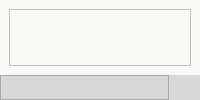
        <widget class="QFrame" name="frame_center">
         <property name="sizePolicy">
          <sizepolicy hsizetype="Expanding" vsizetype="Expanding">
           <horstretch>0</horstretch>
           <verstretch>0</verstretch>
          </sizepolicy>
         </property>
         <property name="palette">
          <palette>
           <active>
            <colorrole role="WindowText">
             <brush brushstyle="SolidPattern">
              <color alpha="255">
               <red>0</red>
               <green>0</green>
               <blue>0</blue>
              </color>
             </brush>
            </colorrole>
            <colorrole role="Button">
             <brush brushstyle="SolidPattern">
              <color alpha="255">
               <red>255</red>
               <green>255</green>
               <blue>255</blue>
              </color>
             </brush>
            </colorrole>
            <colorrole role="Text">
             <brush brushstyle="SolidPattern">
              <color alpha="255">
               <red>0</red>
               <green>0</green>
               <blue>0</blue>
              </color>
             </brush>
            </colorrole>
            <colorrole role="ButtonText">
             <brush brushstyle="SolidPattern">
              <color alpha="255">
               <red>0</red>
               <green>0</green>
               <blue>0</blue>
              </color>
             </brush>
            </colorrole>
            <colorrole role="Base">
             <brush brushstyle="SolidPattern">
              <color alpha="255">
               <red>255</red>
               <green>255</green>
               <blue>255</blue>
              </color>
             </brush>
            </colorrole>
            <colorrole role="Window">
             <brush brushstyle="SolidPattern">
              <color alpha="255">
               <red>255</red>
               <green>255</green>
               <blue>255</blue>
              </color>
             </brush>
            </colorrole>
           </active>
           <inactive>
            <colorrole role="WindowText">
             <brush brushstyle="SolidPattern">
              <color alpha="255">
               <red>0</red>
               <green>0</green>
               <blue>0</blue>
              </color>
             </brush>
            </colorrole>
            <colorrole role="Button">
             <brush brushstyle="SolidPattern">
              <color alpha="255">
               <red>255</red>
               <green>255</green>
               <blue>255</blue>
              </color>
             </brush>
            </colorrole>
            <colorrole role="Text">
             <brush brushstyle="SolidPattern">
              <color alpha="255">
               <red>0</red>
               <green>0</green>
               <blue>0</blue>
              </color>
             </brush>
            </colorrole>
            <colorrole role="ButtonText">
             <brush brushstyle="SolidPattern">
              <color alpha="255">
               <red>0</red>
               <green>0</green>
               <blue>0</blue>
              </color>
             </brush>
            </colorrole>
            <colorrole role="Base">
             <brush brushstyle="SolidPattern">
              <color alpha="255">
               <red>255</red>
               <green>255</green>
               <blue>255</blue>
              </color>
             </brush>
            </colorrole>
            <colorrole role="Window">
             <brush brushstyle="SolidPattern">
              <color alpha="255">
               <red>255</red>
               <green>255</green>
               <blue>255</blue>
              </color>
             </brush>
            </colorrole>
           </inactive>
           <disabled>
            <colorrole role="WindowText">
             <brush brushstyle="SolidPattern">
              <color alpha="255">
               <red>0</red>
               <green>0</green>
               <blue>0</blue>
              </color>
             </brush>
            </colorrole>
            <colorrole role="Button">
             <brush brushstyle="SolidPattern">
              <color alpha="255">
               <red>255</red>
               <green>255</green>
               <blue>255</blue>
              </color>
             </brush>
            </colorrole>
            <colorrole role="Text">
             <brush brushstyle="SolidPattern">
              <color alpha="255">
               <red>0</red>
               <green>0</green>
               <blue>0</blue>
              </color>
             </brush>
            </colorrole>
            <colorrole role="ButtonText">
             <brush brushstyle="SolidPattern">
              <color alpha="255">
               <red>0</red>
               <green>0</green>
               <blue>0</blue>
              </color>
             </brush>
            </colorrole>
            <colorrole role="Base">
             <brush brushstyle="SolidPattern">
              <color alpha="255">
               <red>255</red>
               <green>255</green>
               <blue>255</blue>
              </color>
             </brush>
            </colorrole>
            <colorrole role="Window">
             <brush brushstyle="SolidPattern">
              <color alpha="255">
               <red>255</red>
               <green>255</green>
               <blue>255</blue>
              </color>
             </brush>
            </colorrole>
           </disabled>
          </palette>
         </property>
         <property name="styleSheet">
          <string notr="true">background-color: rgb(255, 255, 255);</string>
         </property>
         <property name="frameShape">
          <enum>QFrame::NoFrame</enum>
         </property>
         <property name="frameShadow">
          <enum>QFrame::Raised</enum>
         </property>
         <layout class="QHBoxLayout" name="horizontalLayout_2">
          <property name="spacing">
           <number>0</number>
          </property>
          <property name="leftMargin">
           <number>0</number>
          </property>
          <property name="topMargin">
           <number>0</number>
          </property>
          <property name="rightMargin">
           <number>0</number>
          </property>
          <property name="bottomMargin">
           <number>0</number>
          </property>
          <item>
           <widget class="QFrame" name="frame_side">
            <property name="frameShape">
             <enum>QFrame::NoFrame</enum>
            </property>
            <property name="frameShadow">
             <enum>QFrame::Raised</enum>
            </property>
            <layout class="QHBoxLayout" name="layout_side">
             <property name="spacing">
              <number>0</number>
             </property>
             <property name="leftMargin">
              <number>0</number>
             </property>
             <property name="topMargin">
              <number>0</number>
             </property>
             <property name="rightMargin">
              <number>0</number>
             </property>
             <property name="bottomMargin">
              <number>0</number>
             </property>
            </layout>
           </widget>
          </item>
          <item>
           <widget class="QFrame" name="frame_content">
            <property name="styleSheet">
             <string notr="true">background: transparent;</string>
            </property>
            <property name="frameShape">
             <enum>QFrame::NoFrame</enum>
            </property>
            <property name="frameShadow">
             <enum>QFrame::Raised</enum>
            </property>
            <layout class="QVBoxLayout" name="verticalLayout_4">
             <property name="spacing">
              <number>0</number>
             </property>
             <property name="leftMargin">
              <number>0</number>
             </property>
             <property name="topMargin">
              <number>0</number>
             </property>
             <property name="rightMargin">
              <number>0</number>
             </property>
             <property name="bottomMargin">
              <number>0</number>
             </property>
             <item>
              <widget class="QFrame" name="frame_main_content">
               <property name="autoFillBackground">
                <bool>false</bool>
               </property>
               <property name="styleSheet">
                <string notr="true">background-color:rgb(249, 249, 246)</string>
               </property>
               <property name="frameShape">
                <enum>QFrame::NoFrame</enum>
               </property>
               <property name="frameShadow">
                <enum>QFrame::Raised</enum>
               </property>
               <layout class="QHBoxLayout" name="horizontalLayout_6">
                <property name="spacing">
                 <number>0</number>
                </property>
                <property name="leftMargin">
                 <number>0</number>
                </property>
                <property name="topMargin">
                 <number>0</number>
                </property>
                <property name="rightMargin">
                 <number>0</number>
                </property>
                <property name="bottomMargin">
                 <number>0</number>
                </property>
                <item>
                 <widget class="QStackedWidget" name="stackedWidget">
                  <property name="currentIndex">
                   <number>0</number>
                  </property>
                  <widget class="QWidget" name="page_color">
                   <layout class="QVBoxLayout" name="verticalLayout_5">
                    <item>
                     <widget class="QFrame" name="frame_3">
                      <property name="styleSheet">
                       <string notr="true">QMainWindow {background: transparent; }
QToolTip {
	color: #ffffff;
	background-color: rgba(255, 255, 255, 160);
	border: 1px solid rgb(40, 40, 40);
	border-radius: 2px;
}</string>
                      </property>
                      <property name="frameShape">
                       <enum>QFrame::StyledPanel</enum>
                      </property>
                      <property name="frameShadow">
                       <enum>QFrame::Raised</enum>
                      </property>
                     </widget>
                    </item>
                   </layout>
                  </widget>
                  <widget class="QWidget" name="page_3"/>
                 </widget>
                </item>
               </layout>
              </widget>
             </item>
             <item>
              <widget class="QFrame" name="frame_footer">
               <property name="minimumSize">
                <size>
                 <width>0</width>
                 <height>25</height>
                </size>
               </property>
               <property name="styleSheet">
                <string notr="true">background-color: rgb(216, 216, 216);</string>
               </property>
               <property name="frameShape">
                <enum>QFrame::NoFrame</enum>
               </property>
               <property name="frameShadow">
                <enum>QFrame::Raised</enum>
               </property>
               <layout class="QHBoxLayout" name="horizontalLayout_23">
                <property name="leftMargin">
                 <number>0</number>
                </property>
                <property name="topMargin">
                 <number>0</number>
                </property>
                <property name="rightMargin">
                 <number>0</number>
                </property>
                <property name="bottomMargin">
                 <number>0</number>
                </property>
                <item>
                 <widget class="QFrame" name="frame">
                  <property name="frameShape">
                   <enum>QFrame::StyledPanel</enum>
                  </property>
                  <property name="frameShadow">
                   <enum>QFrame::Raised</enum>
                  </property>
                 </widget>
                </item>
                <item>
                 <widget class="QFrame" name="frame_size_grip">
                  <property name="minimumSize">
                   <size>
                    <width>25</width>
                    <height>0</height>
                   </size>
                  </property>
                  <property name="maximumSize">
                   <size>
                    <width>25</width>
                    <height>16777215</height>
                   </size>
                  </property>
                  <property name="layoutDirection">
                   <enum>Qt::LeftToRight</enum>
                  </property>
                  <property name="styleSheet">
                   <string notr="true">background-image: url(:/16x16/icons/16x16/cil-size-grip.png);
background-position: center;
background-repeat: no-reperat;</string>
                  </property>
                  <property name="frameShape">
                   <enum>QFrame::NoFrame</enum>
                  </property>
                  <property name="frameShadow">
                   <enum>QFrame::Raised</enum>
                  </property>
                 </widget>
                </item>
               </layout>
              </widget>
             </item>
            </layout>
           </widget>
          </item>
         </layout>
        </widget>
